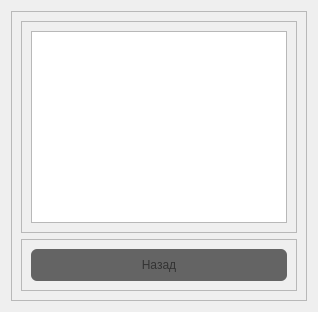
         <widget class="QWidget" name="page_usr_3">
          <property name="maximumSize">
           <size>
            <width>16777215</width>
            <height>1000</height>
           </size>
          </property>
          <layout class="QVBoxLayout" name="verticalLayout_4">
           <item>
            <widget class="QFrame" name="frame_4">
             <property name="maximumSize">
              <size>
               <width>90000</width>
               <height>1000</height>
              </size>
             </property>
             <property name="frameShape">
              <enum>QFrame::StyledPanel</enum>
             </property>
             <property name="frameShadow">
              <enum>QFrame::Raised</enum>
             </property>
             <layout class="QVBoxLayout" name="verticalLayout_3">
              <item>
               <widget class="QFrame" name="frame_5">
                <property name="maximumSize">
                 <size>
                  <width>16777215</width>
                  <height>418</height>
                 </size>
                </property>
                <property name="frameShape">
                 <enum>QFrame::StyledPanel</enum>
                </property>
                <property name="frameShadow">
                 <enum>QFrame::Raised</enum>
                </property>
                <layout class="QVBoxLayout" name="verticalLayout_5">
                 <item>
                  <widget class="QListWidget" name="listWidget_people_3">
                   <property name="maximumSize">
                    <size>
                     <width>90000</width>
                     <height>400</height>
                    </size>
                   </property>
                   <property name="styleSheet">
                    <string notr="true">color: rgb(50, 50, 50);
</string>
                   </property>
                  </widget>
                 </item>
                </layout>
               </widget>
              </item>
              <item>
               <widget class="QFrame" name="frame_6">
                <property name="minimumSize">
                 <size>
                  <width>100</width>
                  <height>52</height>
                 </size>
                </property>
                <property name="maximumSize">
                 <size>
                  <width>16777215</width>
                  <height>52</height>
                 </size>
                </property>
                <property name="frameShape">
                 <enum>QFrame::StyledPanel</enum>
                </property>
                <property name="frameShadow">
                 <enum>QFrame::Raised</enum>
                </property>
                <layout class="QHBoxLayout" name="horizontalLayout_4">
                 <item>
                  <widget class="QPushButton" name="pushButton_back_main_page_usr_3">
                   <property name="maximumSize">
                    <size>
                     <width>500</width>
                     <height>300</height>
                    </size>
                   </property>
                   <property name="styleSheet">
                    <string notr="true">

QPushButton{
background-color: rgb(100, 100, 100);

color: rgb(50, 50, 50);
border:0px;
border-radius: 6px;
}

QPushButton:hover{
background-color: rgb(130, 130, 130);
color: rgb(50, 50, 50);
border-radius: 6px;
}



</string>
                   </property>
                   <property name="text">
                    <string>Назад</string>
                   </property>
                  </widget>
                 </item>
                </layout>
               </widget>
              </item>
             </layout>
            </widget>
           </item>
          </layout>
         </widget>
